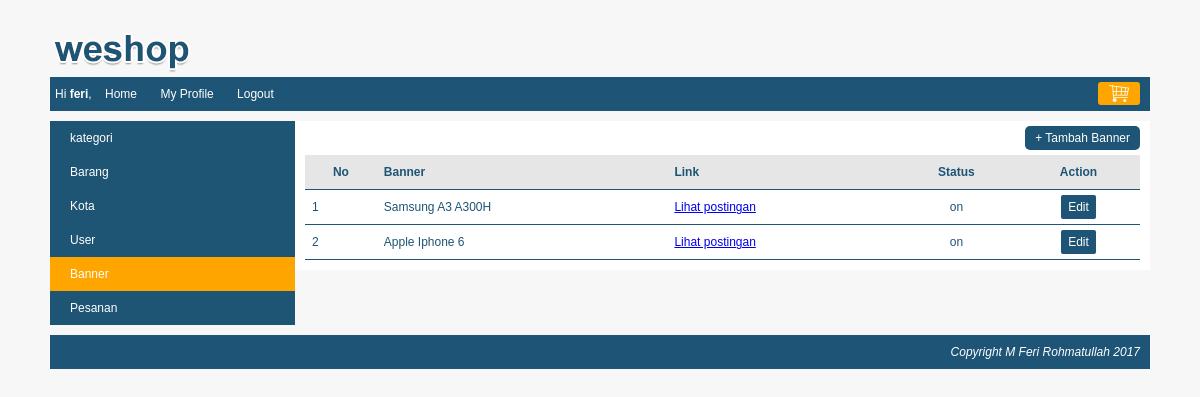
The app's page /index.php?page=my_profile&module=banner&action=list (signed in) with its own data.
### tables this page shows
CREATE TABLE IF NOT EXISTS `banner` (
`banner_id` int(10) NOT NULL,
  `banner` varchar(100) NOT NULL,
  `gambar` varchar(150) NOT NULL,
  `link` varchar(500) NOT NULL,
  `status` enum('on','off') NOT NULL
);

### module/banner/list.php (the view)
<div id="frame-tambah">
	<a class="tombol-action" href="<?php echo BASE_URL."index.php?page=my_profile&module=banner&action=form"; ?>">+ Tambah Banner</a>
</div>
<?php
    $no=1;
    $queryBanner = mysqli_query($koneksi, "SELECT * FROM banner ORDER BY banner_id DESC");
    if(mysqli_num_rows($queryBanner) == 0)
    {
        echo "<h3>Saat ini belum ada banner di dalam database</h3>";
    }
    else
    {
        echo "<table class='table-list'>";
            echo "<tr class='baris-title'>
                    <th class='kolom-nomor'>No</th>
                    <th class='kiri'>Banner</th>
                    <th class='kiri'>Link</th>
                    <th class='tengah'>Status</th>
                    <th class='tengah'>Action</th>
                 </tr>";
            while($rowBanner=mysqli_fetch_array($queryBanner))
            {
                echo "<tr>
                        <td class='kolom-nomor'>$no</td>
                        <td>$rowBanner[banner]</td>
                        <td><a target='blank' href='".BASE_URL."$rowBanner[link]'>Lihat postingan</a></td>
                        <td class='tengah'>$rowBanner[status]</td>
                        <td class='tengah'><a class='edit' href='".BASE_URL."index.php?page=my_profile&module=banner&action=form&banner_id=$rowBanner[banner_id]"."'>Edit</a></td>
                     </tr>";
                $no++;
            }
        echo "</table>";
    }
?>

### css/style.css (style rules this page uses)
body { font-family: arial; font-size: 12px; color:#1E5475; background: #F7F7F7; margin: 0px; }
#frame-tambah { float: right; color: white; transition: 0.5s; margin-bottom: 10px; }
.tombol-action { color: white; text-decoration: none; background: #1e5475; padding: 5px 10px; border-radius: 5px; transition: 0.5s; }
.table-list { width: 100%; border-collapse: collapse; }
.table-list tr { border-bottom: 1px solid #1e5475; }
.table-list tr th { background: #e6e6e6; padding: 10px 7px; }
.table-list tr td { padding: 10px 7px; }
.kiri { text-align: left; }
.tengah { text-align: center; }
.edit { background: #1e5475; padding: 5px 7px; color: white; text-decoration: none; cursor: pointer; border-radius: 2px; }

### records on screen
banner: banner "Samsung A3 A300H", status "on"
banner: banner "Apple Iphone 6", status "on"

### other values on screen
$nama "feri"
